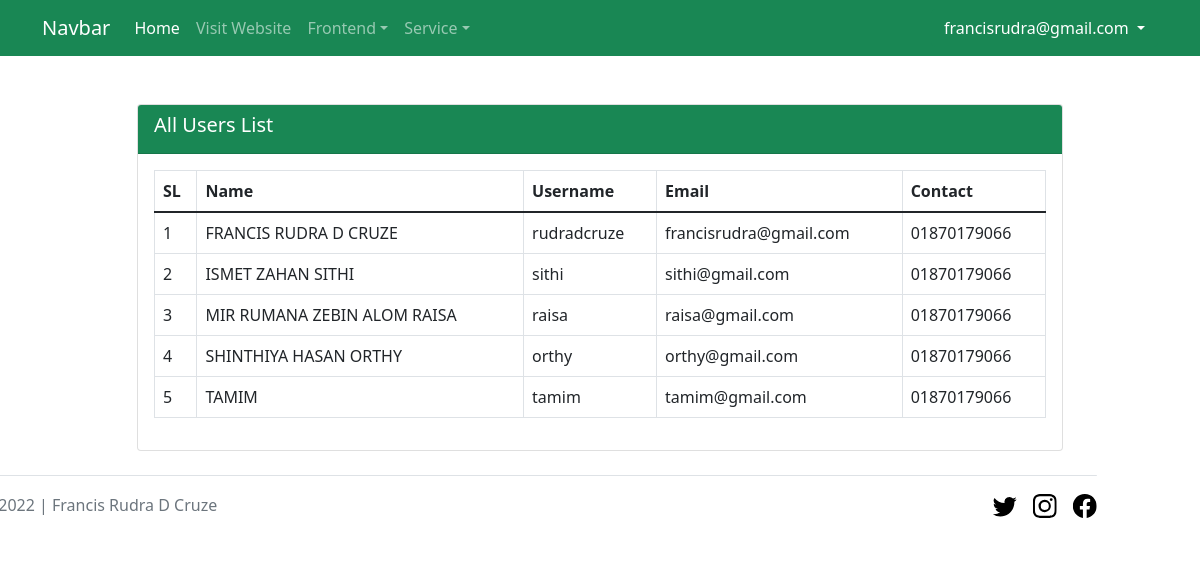
Page /admin/dashboard.php (signed in) on the earlier database version.
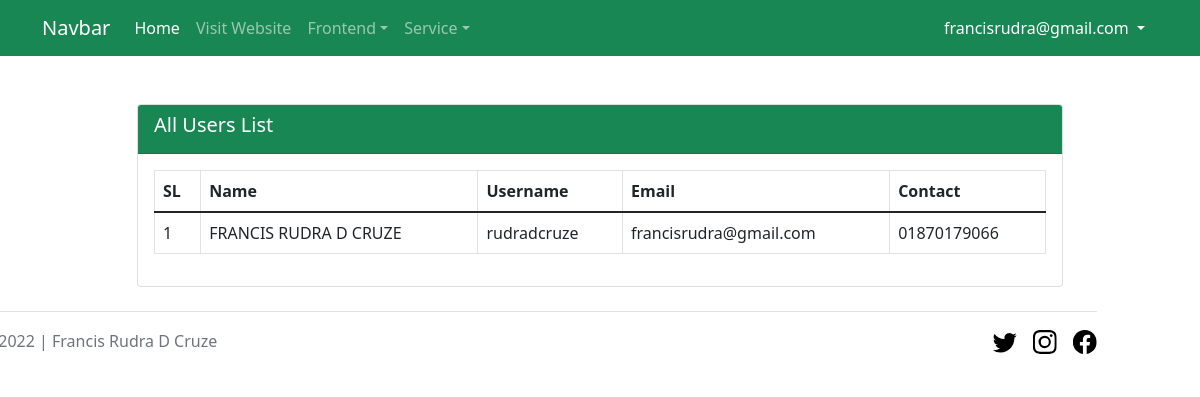
Same page on the later database version.
### tables this page shows
CREATE TABLE `users` (
  `id` int(11) NOT NULL,
  `f_name` varchar(255) NOT NULL,
  `u_name` varchar(255) NOT NULL,
  `mobile` varchar(255) NOT NULL,
  `email` varchar(255) NOT NULL,
  `password` varchar(255) NOT NULL
);

### db.php (called while the page is built)
<?php
function db_connect(){
    $db_host = "localhost";
    $db_user = "root";
    $db_pass = "";
    $db_name = "finance_business";
    return mysqli_connect($db_host, $db_user, $db_pass, $db_name);
}
function get_all($table_name){
    $get_query = "SELECT * FROM $table_name";
    return mysqli_query(db_connect(), $get_query);
}
?>

### admin/dashboard.php (the view, shortened to what this page needs)
<?php
    require_once('../header.php');
    require_once('navbar.php');
    require_once('../db.php');
?>
    <section>
        <div class="container">
            <div class="row">
                <div class="col-lg-10 mx-auto">
                    <div class="card mt-5">
                        <div class="card-header bg-success text-white">
                            <h5 class="card-title text-capitalize">All Users List</h5>
                        </div>
                        <div class="card-body">
                            <table class="table table-bordered">
                                <thead>
                                    <th>SL</th>
                                    <th>Name</th>
                                    <th>Username</th>
                                    <th>Email</th>
                                    <th>Contact</th>
                                </thead>
                                <tbody>
                                    <?php
                                        $count = 1;
                                        foreach (get_all('users') as $user) {
                                    ?>
                                    <tr>
                                        <td><?= $count ?></td>
                                        <td><?= $user['f_name']?></td>
                                        <td><?= $user['u_name']?></td>
                                        <td><?= $user['email']?></td>
                                        <td><?= $user['mobile']?></td>
                                    </tr>
                                    <?php
                                            $count++;
                                        }
                                    ?>
                                </tbody>
                            </table>
                        </div>
                    </div>
                </div>
            </div>
        </div>
    </section>
<?php
    require_once('../footer.php');
?>

Differences in the rows shown:
removed users: f_name "ISMET ZAHAN SITHI", u_name "sithi", email "sithi@gmail.com", mobile "01870179066"
removed users: f_name "MIR RUMANA ZEBIN ALOM RAISA", u_name "raisa", email "raisa@gmail.com", mobile "01870179066"
removed users: f_name "SHINTHIYA HASAN ORTHY", u_name "orthy", email "orthy@gmail.com", mobile "01870179066"
removed users: f_name "TAMIM", u_name "tamim", email "tamim@gmail.com", mobile "01870179066"
